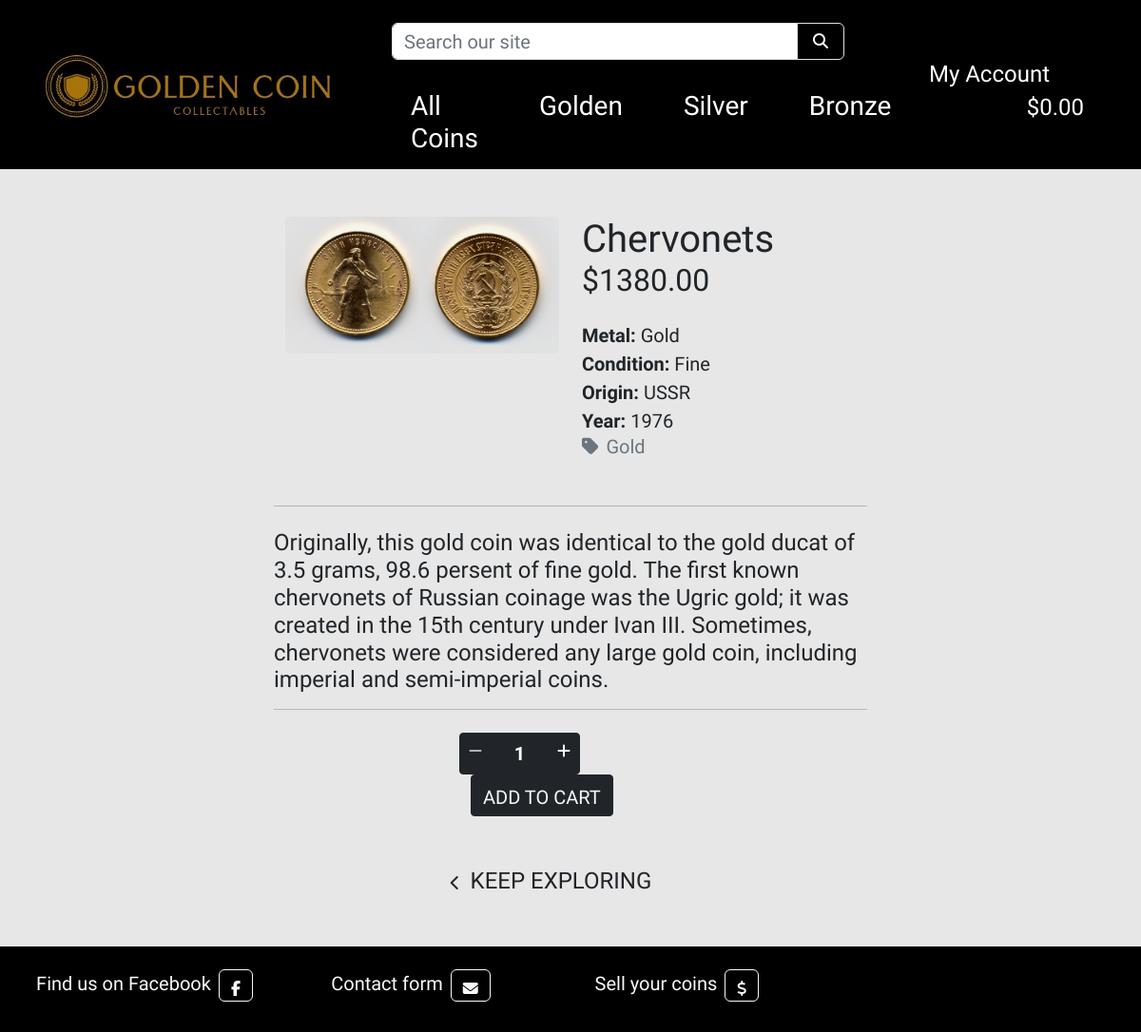
/coins/13/, run on the app's committed database.
### coins/models.py (models this page shows, shortened)
class Coins(models.Model):
    metal = models.ForeignKey('Metal', null=True, blank=True, on_delete=models.SET_NULL)
    sku = models.CharField(max_length=254, null=True, blank=True)
    name = models.CharField(max_length=254)
    description = models.TextField()
    quantity = models.PositiveIntegerField()
    price = models.DecimalField(max_digits=6, decimal_places=2)
    origin = models.CharField(max_length=254)
    year = models.CharField(max_length=20)
    condition = models.CharField(max_length=20, choices=CONDITION_CHOICES, default=None)
    era = models.CharField(max_length=20, choices=ERA_CHOICES, default=None)
    image_url = models.URLField(max_length=1024, null=True, blank=True)
    image = models.ImageField(null=True, blank=True)
    class Meta:
        verbose_name_plural = 'Coins'

class Metal(models.Model):
    name = models.CharField(max_length=254)
    friendly_name = models.CharField(max_length=254, null=True, blank=True)
    def __str__(self):
        return self.name
    class Meta:
        verbose_name_plural = 'Metals'

### coins/views.py (the view)
# urls.py: path('<int:coins_id>/', views.coins_detail, name='coins_detail'),
def coins_detail(request, coins_id):
    coins = get_object_or_404(Coins, pk=coins_id)
    context = {
        'coins': coins,
    }
    return render(request, 'coins/coins_detail.html', context)

### cart/contexts.py (called while the page is built, shortened)
def cart_contents(request):
    cart_items = []
    total = 0
    coins_count = 0
    cart = request.session.get('cart', {})
    grand_total = total
    context = {
        'cart_items': cart_items,
        'total': total,
        'coins_count': coins_count,
        'grand_total': grand_total,
    }
    return context

### coins/templates/coins/coins_detail.html (shortened to what this page needs)
{% extends "base.html" %}
{% load static %}
{% block content %}
    <div class="overlay"></div>
    <div class="container-fluid offset">
        <div class="row">
            <div class="col-12 col-md-6 col-lg-4 offset-lg-2">
                <div class="image-container my-5">
                    {% if coins.image %}
                        <a href="{{ coins.image.url }}" target="_blank">
                            <img class="card-img-top rounded-1 img-fluid" src="{{ coins.image.url }}" alt="{{ coins.name }}">
                        </a>
                        {% else %}
                        <a href="">
                            <img class="card-img-top img-fluid" src="{{ MEDIA_URL }}noimage.png" alt="{{ coins.name }}">
                        </a>
                    {% endif %}
                </div>
            </div>
            <div class="col-12 col-md-6 col-lg-4">
                <div class="product-details-container mb-5 mt-md-5">
                    <p class="mb-0 h1">{{ coins.name }}</p>
                    <p class="h2 mb-0 text-left font-weight-bold mb-4">${{ coins.price }}</p>
                    <p class="lead mb-0 text-capitalize"><span class="fw-bold">Metal:</span> {{ coins.metal }}</p>
                    <p class="lead mb-0 text-capitalize"><span class="fw-bold">Condition:</span> {{ coins.condition }}</p>
                    <p class="lead mb-0"><span class="fw-bold">Origin:</span> {{ coins.origin }}</p>
                    <p class="lead mb-0"><span class="fw-bold">Year:</span> {{ coins.year }}</p>
                    {% if coins.metal %}
                    <p class="mb-0">
                        <a class="text-muted h5 text-decoration-none" href="{% url 'coins' %}?metal={{ coins.metal.name }}">
                            <i class="fas fa-tag me-2"></i>{{ coins.metal.friendly_name }}
                        </a>
                    </p>
                    {% endif %}
                </div>
            </div>
        </div>
    </div>
    <div class="col-12 col-md-8 mx-auto">
        <hr class="w-100 m-auto mb-4">
        <p class="h4">{{ coins.description }}</p>
        <hr class="mb-4">
    </div>
    <div>
        {% if coins.quantity != 0 %}
            <form class="form" action="{% url 'add_to_cart' coins.id %}" method="POST">
                <div class="container w-25 mt-4">
                    <div class="row text-center">
                        {% if coins.quantity > 1 %}
                        <div class="col-md-auto text-center form-group border border-dark bg-dark text-white rounded-1 p-0 add-to-cart">
                            <div class="input-group input-group-{{ coins.id }}">
                                <div class="input-group-prepend ">
                                    <button class="decrement-qty btn border-0 ps-1 pe-0 text-white decrement-qty_{{ coins.id }}"
                                        data-item_id="{{ coins.id }}">
                                        <span class="icon">
                                            <i class="fas fa-minus"></i>
                                        </span>
                                    </button>
                                </div>
                                <input class="form-control qty_input text-center fw-bold rounded-1 w-auto px-0 border-0 bg-dark text-white id_qty_{{ coins.id }}" type="number"
                                    name="coin_quantity" value="1" min="1" max="99"
                                    data-item_id="{{ coins.id }}"
                                    id="id_qty_{{ coins.id }}"
                                    style="font-size: 20px; width: 50px">
                                <div class="input-group-append">
                                    <button class="increment-qty btn border-0 pe-1 ps-0 bg-dark text-white increment-qty_{{ coins.id }}"
                                        data-item_id="{{ coins.id }}">
                                        <span class="icon">
                                            <i class="fas fa-plus"></i>
                                        </span>
                                    </button>
                                </div>
                            </div>
                        </div>
                        {% else %}
                            <input type="number" name="coin_quantity" value="1" data-item_id="{{ coins.id }}" id="id_qty_{{ coins.id }}" class="d-none">
                            <p class="col-md-auto h3 text-center pt-1 fw-bold me-4"><i class="fa-regular fa-star me-1 gold-color"></i>Unique</p>
                        {% endif %}
                        <div class="col-md-auto">
                            <input type="submit" class="btn rounded-1 text-uppercase border border-dark pt-2 add-to-cart add-btn bg-dark text-light" value="Add to Cart">
                        </div>
                    </div>
                </div>
                <div class="text-center">
                    <a href="{% url 'coins' %}" class="btn btn-outline-black mt-5 me-5 border-0">
                        <span class="icon">
                            <i class="fas fa-chevron-left"></i>
                        </span>
                        <span class="text-uppercase h4">Keep Exploring</span>
                    </a>
                </div>
            </form>
        {% endif %}
    </div>
{% endblock %}

### static/css/base.css (style rules this page uses)
html { height: 100%; }
body { display: flex; min-height: 100vh; flex-direction: column; background-color: rgb(231, 231, 231); height: calc(100vh - 164px); font-family: 'Tenali Ramakrishna'; }
.overlay { height: 100%; width: 100%; top: 0; left: 0; position: fixed; background: rgb(231, 231, 231); z-index: -1; }
.offset { margin-top: 180px; }
.add-to-cart { height: 44px; font-size: 20px; }
.icon { align-items: center; display: inline-flex; justify-content: center; height: 1.5rem; width: 1.5rem; }
input[type=number] { -moz-appearance: textfield; }
@media (min-width: 1200px) { .container { max-width: 80%; } }

### data on the page
Coins: image (picture), name "Chervonets", price "1380.00", metal "Gold", condition "Fine", origin "USSR", year "1976", metal.friendly_name "Gold", description "Originally, this gold coin was identical to the gold ducat of 3.5 grams, 98.6 persent of fine gold. The first known chervonets of Russian coinage was the Ugric gold; it was created in the 15th century under Ivan III. Sometimes, chervonets were considered any large gold coin, including imperial and semi-imperial coins."
